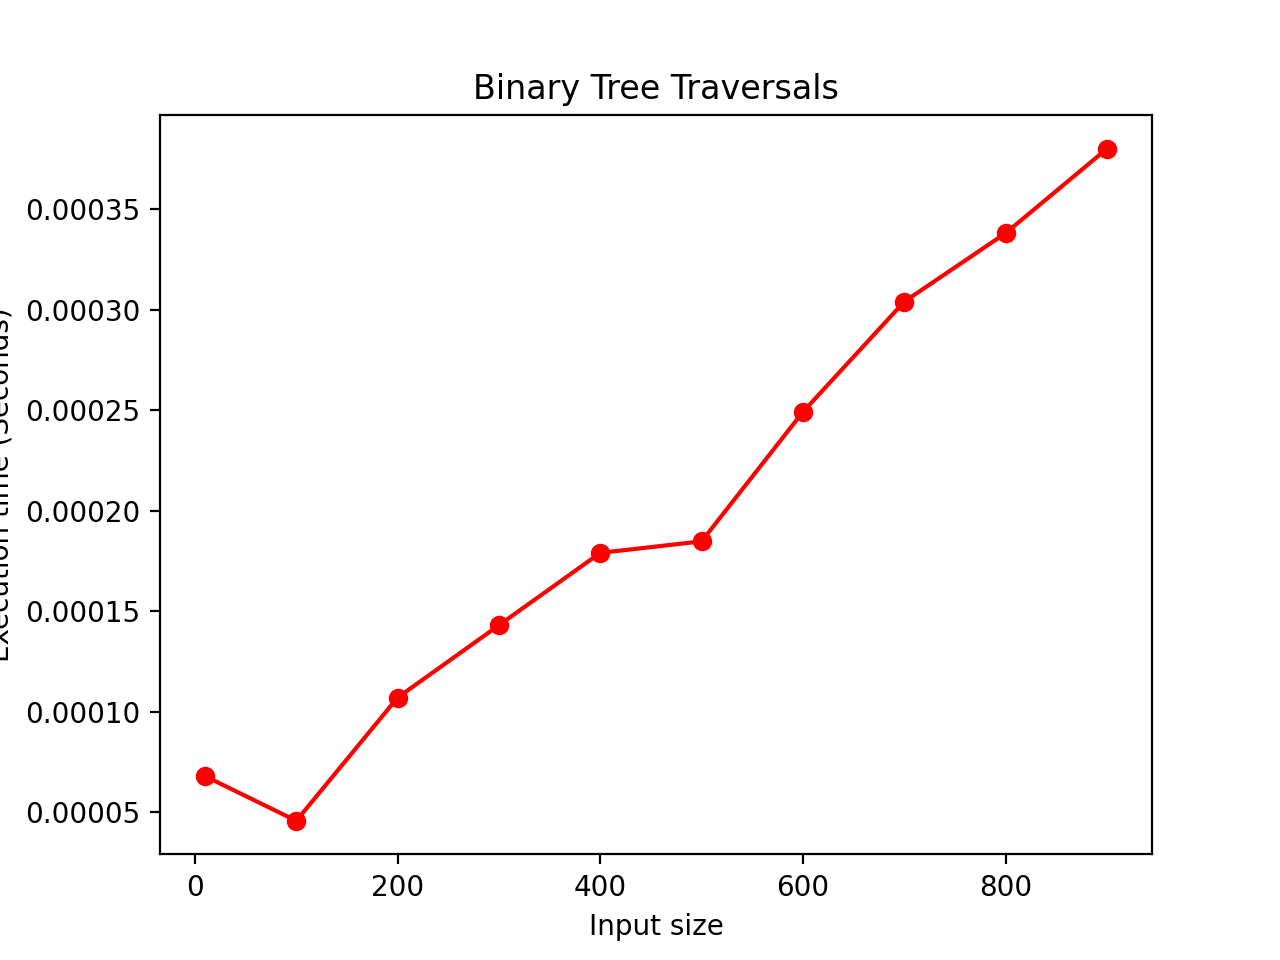

This figure's Python source:
import pylab
import time
import myLibrary as lib

# Computes recursively the height of a binary tree
# Input: A binary tree T
# Output: The height of T
def Height(T):
	if T is None:
		return -1
	return max(Height(T.left), Height(T.right))+1

# A = [22, 20, 88, 84, 65, 10, 4, 75, 68, 6]
# print(Height(A))
# #3

A0 = lib.ranGen(10)
root0 = None
root0 = lib.insertLevelOrder(A0, root0, 0, len(A0) )
A1 = lib.ranGen(100)
root1 = None
root1 = lib.insertLevelOrder(A1, root1, 0, len(A1) )
A2 = lib.ranGen(200)
root2 = None
root2 = lib.insertLevelOrder(A2, root2, 0, len(A2) )
A3 = lib.ranGen(300)
root3 = None
root3 = lib.insertLevelOrder(A3, root3, 0, len(A3) )
A4 = lib.ranGen(400)
root4 = None
root4 = lib.insertLevelOrder(A4, root4, 0, len(A4) )
A5 = lib.ranGen(500)
root5 = None
root5 = lib.insertLevelOrder(A5, root5, 0, len(A5) )
A6 = lib.ranGen(600)
root6 = None
root6 = lib.insertLevelOrder(A6, root6, 0, len(A6) )
A7 = lib.ranGen(700)
root7 = None
root7 = lib.insertLevelOrder(A7, root7, 0, len(A7) )
A8 = lib.ranGen(800)
root8 = None
root8 = lib.insertLevelOrder(A8, root8, 0, len(A8) )
A9 = lib.ranGen(900)
root9 = None
root9 = lib.insertLevelOrder(A9, root9, 0, len(A9) )

#0
startA0 = time.time()
print(Height(root0))
stopA0 = time.time()
timeA0 = stopA0 - startA0
sizeA0 = len(A0)
#1
startA1 = time.time()
print(Height(root1))
stopA1 = time.time()
timeA1 = stopA1 - startA1
sizeA1 = len(A1)
#2
startA2 = time.time()
print(Height(root2))
stopA2 = time.time()
timeA2 = stopA2 - startA2
sizeA2 = len(A2)
#3
startA3 = time.time()
print(Height(root3))
stopA3 = time.time()
timeA3 = stopA3 - startA3
sizeA3 = len(A3)
#4
startA4 = time.time()
print(Height(root4))
stopA4 = time.time()
timeA4 = stopA4 - startA4
sizeA4 = len(A4)
#5
startA5 = time.time()
print(Height(root5))
stopA5 = time.time()
timeA5 = stopA5 - startA5
sizeA5 = len(A5)
#6
startA6 = time.time()
print(Height(root6))
stopA6 = time.time()
timeA6 = stopA6 - startA6
sizeA6 = len(A6)
#7
startA7 = time.time()
print(Height(root7))
stopA7 = time.time()
timeA7 = stopA7 - startA7
sizeA7 = len(A7)
#8
startA8 = time.time()
print(Height(root8))
stopA8 = time.time()
timeA8 = stopA8 - startA8
sizeA8 = len(A8)
#9
startA9 = time.time()
print(Height(root9))
stopA9 = time.time()
timeA9 = stopA9 - startA9
sizeA9 = len(A9)

pylab.plot([sizeA0,sizeA1,sizeA2,sizeA3,sizeA4,sizeA5,sizeA6,sizeA7,sizeA8,sizeA9],[timeA0,timeA1,timeA2,timeA3,timeA4,timeA5,timeA6,timeA7,timeA8,timeA9],'ro-')
pylab.title('Binary Tree Traversals')
pylab.xlabel('Input size')
pylab.ylabel('Execution time (Seconds)')
pylab.show()
